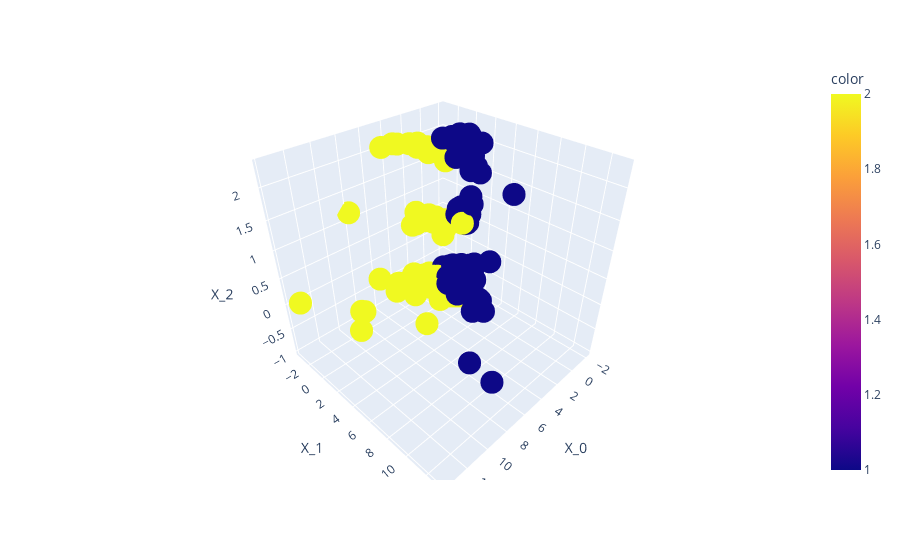

Notebook code for this chart:
### Markdown cell above
Possiamo inoltre visualizzare le prime 3 componenti del dataset trasformato in un widget 3D utilizzando la libreria `plotly`:

### Code cell
px.scatter_3d(pca_df,x="X_0",y="X_1",z="X_2", color=df["Channel"])

### Figure 1 — Plotly figure (JSON) as saved in the notebook; plotly's stock layout.template omitted (floating-point values rounded to 4 significant figures; data arrays with more than 128 entries replaced by an {"elided": "..."} marker saying what was removed)
{"data": [{"hovertemplate": "X_0=%{x}<br>X_1=%{y}<br>X_2=%{z}<br>color=%{marker.color}<extra></extra>", "legendgroup": "", "marker": {"color": {"elided": "440 int values"}, "coloraxis": "coloraxis", "symbol": "circle"}, "mode": "markers", "name": "", "scene": "scene", "showlegend": false, "type": "scatter3d", "x": {"elided": "440 float values"}, "y": {"elided": "440 float values"}, "z": {"elided": "440 float values"}}], "layout": {"coloraxis": {"colorbar": {"title": {"text": "color"}}, "colorscale": [[0, "#0d0887"], [0.1111, "#46039f"], [0.2222, "#7201a8"], [0.3333, "#9c179e"], [0.4444, "#bd3786"], [0.5556, "#d8576b"], [0.6667, "#ed7953"], [0.7778, "#fb9f3a"], [0.8889, "#fdca26"], [1, "#f0f921"]]}, "legend": {"tracegroupgap": 0}, "margin": {"t": 60}, "scene": {"domain": {"x": [0, 1], "y": [0, 1]}, "xaxis": {"title": {"text": "X_0"}}, "yaxis": {"title": {"text": "X_1"}}, "zaxis": {"title": {"text": "X_2"}}}}}
